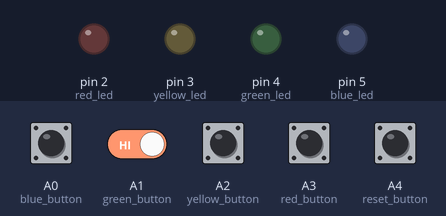
Bench run of a sketch on a simulated Arduino Uno, built with avr-gcc and run on an emulated ATmega328P. Parts: output pins drawn as LEDs (lit = HIGH). The inputs (shaded band) are chosen by the test bench; at power-on: A0 (blue_button), A1 (green_button), A2 (yellow_button), A3 (red_button), A4 (reset_button) HIGH. Random numbers use the default seed unless the sketch sets one.

Above: at 1.2 s.
1.3 s: A4 (reset_button) pulled LOW for 0.15 s
At 1.4 s:
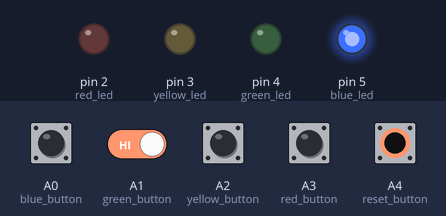
3.0 s: A0 (blue_button) pulled LOW for 0.15 s
At 3.9 s:
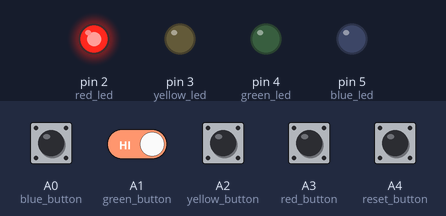
At 4.5 s:
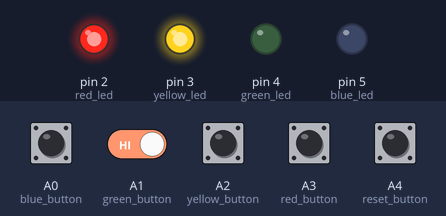
6.1 s: A0 (blue_button) driven LOW and A1 (green_button) driven LOW
Timing chart, 0 to 12.3 s (numbered marks = the images above; inputs shaded):
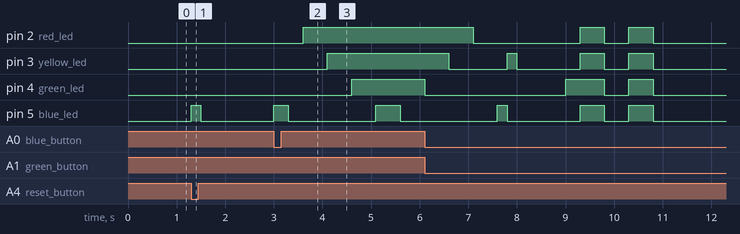

The sketch:

simon_says.ino
```cpp
const int reset_button = A4;
const int red_button = A3;
const int yellow_button = A2;
const int green_button = A1;
const int blue_button = A0;

const int red_led = 2;
const int yellow_led = 3;
const int green_led = 4;
const int blue_led = 5;

const int color_count = 4;
const int max_level = 100;
int sequence[max_level];

bool new_level = true;

bool game_start = false;
int colors[] = {red_led, yellow_led, green_led, blue_led};
int inputs[] = {red_button, yellow_button, green_button, blue_button};

int level = 1;
int index = 0;


int reset_count = 0;

bool last_reset_state = HIGH;


void setup() {
  // put your setup code here, to run once:
  pinMode(reset_button, INPUT_PULLUP);
  pinMode(red_button, INPUT_PULLUP);
  pinMode(yellow_button, INPUT_PULLUP);
  pinMode(green_button, INPUT_PULLUP);
  pinMode(blue_button, INPUT_PULLUP);

  pinMode(red_led, OUTPUT);
  pinMode(yellow_led, OUTPUT);
  pinMode(green_led, OUTPUT);
  pinMode(blue_led, OUTPUT);

  digitalWrite(red_led, LOW);
  digitalWrite(yellow_led, LOW);
  digitalWrite(green_led, LOW);
  digitalWrite(blue_led, LOW);


}
void loop() {
  int reset_button_state = digitalRead(reset_button);
  // put your main code here, to run repeatedly:

  if(last_reset_state == HIGH && reset_button_state == LOW){
    game_start = !game_start;
  }
  last_reset_state = reset_button_state;
  if(game_start){
    if(new_level){
      sequence[level - 1] = random(0, color_count);
      new_level = false;
    }

    for(int i = 0; i < level; i++){
      int current_led = colors[sequence[i]];
      digitalWrite(current_led, HIGH);
      delay(200);
      digitalWrite(current_led, LOW);
    }
    delay(1000);

    bool correct = true;

    for(int i = 0; i < level; i++){
      int pressed = -1;

      while(pressed == -1){
        if(digitalRead(red_button) == LOW) pressed = 0;
        else if(digitalRead(yellow_button) == LOW) pressed = 1;
        else if(digitalRead(green_button) == LOW) pressed = 2;
        else if(digitalRead(blue_button) == LOW) pressed = 3;
      }

      digitalWrite(colors[pressed], HIGH);
      delay(300);
      digitalWrite(colors[pressed], LOW);

      if(pressed != sequence[i]){
        correct = false;
        break;
      }
      delay(300);
    }
    if(!correct){
      digitalWrite(red_led, HIGH);
      digitalWrite(yellow_led, HIGH);
      digitalWrite(green_led, HIGH);
      digitalWrite(blue_led, HIGH);
      delay(500);
      digitalWrite(red_led, LOW);
      digitalWrite(yellow_led, LOW);
      digitalWrite(green_led, LOW);
      digitalWrite(blue_led, LOW);
      delay(500);
      digitalWrite(red_led, HIGH);
      digitalWrite(yellow_led, HIGH);
      digitalWrite(green_led, HIGH);
      digitalWrite(blue_led, HIGH);
      delay(500);
      digitalWrite(red_led, LOW);
      digitalWrite(yellow_led, LOW);
      digitalWrite(green_led, LOW);
      digitalWrite(blue_led, LOW);
      delay(500);
      game_start = false;
      new_level = true;
      level = 1;
    }
    else if(correct){
      digitalWrite(red_led, HIGH);
      delay(500);
      digitalWrite(yellow_led, HIGH);
      delay(500);
      digitalWrite(green_led, HIGH);
      delay(500);
      digitalWrite(blue_led, HIGH);
      delay(500);
      digitalWrite(blue_led, LOW);
      delay(500);
      digitalWrite(green_led, LOW);
      delay(500);
      digitalWrite(yellow_led, LOW);
      delay(500);
      digitalWrite(red_led, LOW);
      delay(500);
      level++;
      new_level = true;
    }

  }

}
```

Measured:
- after the input at 1.3 s, pin 5 (blue_led): LOW → HIGH at once, → LOW 0.20 s later
- after the input at 3.0 s, pin 2 (red_led): LOW → HIGH after 0.60 s; pin 3 (yellow_led): LOW → HIGH after 1.1 s; pin 4 (green_led): LOW → HIGH after 1.6 s; pin 5 (blue_led): LOW → HIGH at once, → LOW 0.30 s later, → HIGH 1.8 s later, → LOW 0.50 s later
